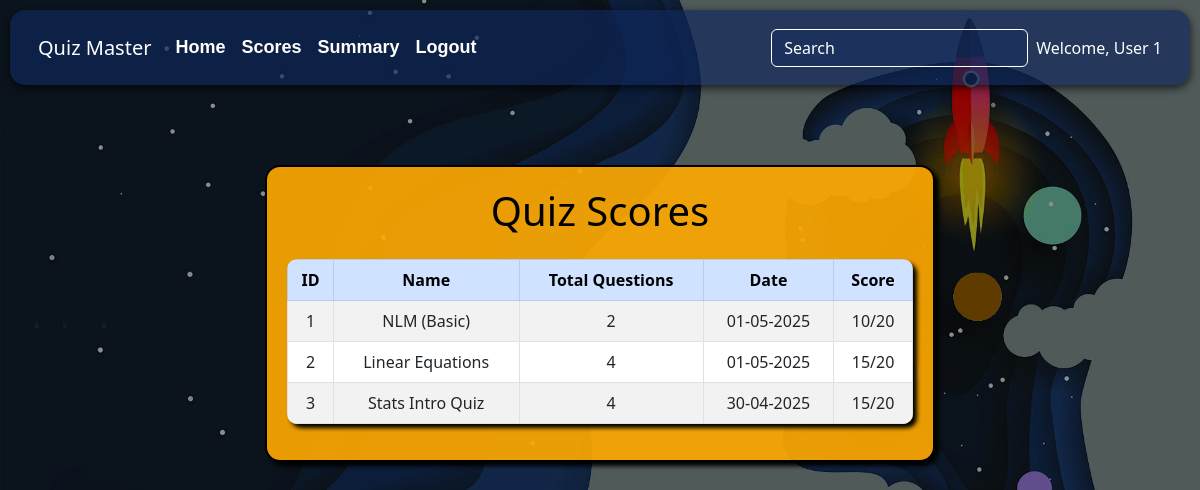
Page /user/scores (signed in) on the earlier database version.
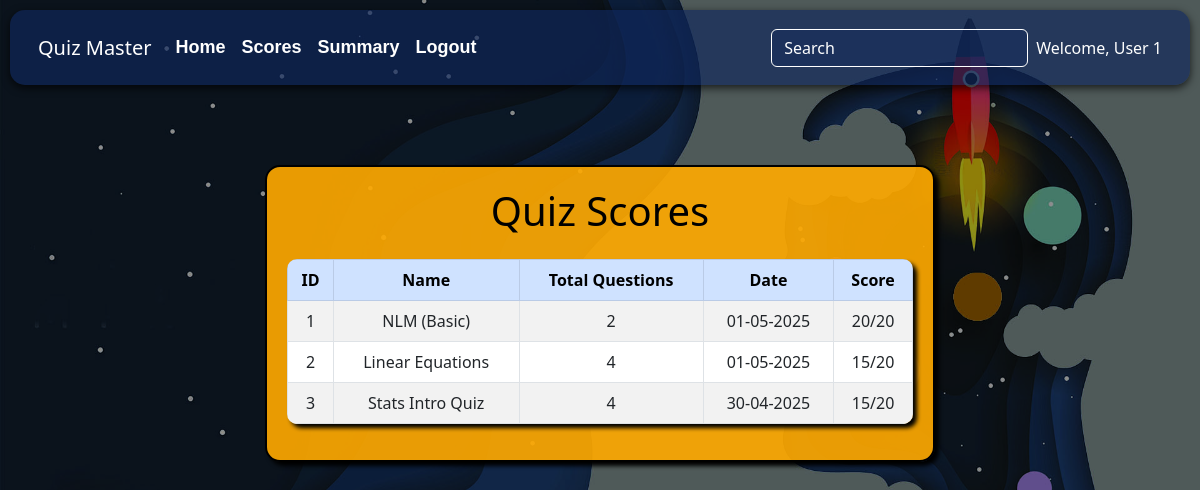
Same page on the later database version.
### models/models.py (models this page shows)
class User(db.Model, UserMixin):
    id = db.Column(db.Integer, primary_key=True)
    full_name = db.Column(db.String(100), nullable=False)
    email = db.Column(db.String(120), unique=True, nullable=False)
    password = db.Column(db.String(255), nullable=False)  # Ensure this field exists!
    qualification = db.Column(db.String(100))
    dob = db.Column(db.Date)

class Quiz(db.Model):
    id = db.Column(db.Integer, primary_key=True)
    name = db.Column(db.String(100), nullable=False)
    chapter_id = db.Column(db.Integer, db.ForeignKey('chapter.id'), nullable=False)
    chapter_name = db.Column(db.String(100), nullable=True)
    subject_name = db.Column(db.String(100), nullable=False)
    date_of_quiz = db.Column(db.DateTime, default=datetime.utcnow)
    time_duration = db.Column(db.String(10))  # Format: HH:MM
    remarks = db.Column(db.Text, nullable=True)
    total_ques = db.Column(db.Integer, nullable=True)
    total_marks = db.Column(db.Integer, nullable=True, default=0)

class Score(db.Model):
    id = db.Column(db.Integer, primary_key=True)
    quiz_id = db.Column(db.Integer, db.ForeignKey('quiz.id'), nullable=False)
    chapter_id = db.Column(db.Integer, nullable=False)
    user_id = db.Column(db.Integer, db.ForeignKey('user.id'), nullable=False)
    time_stamp_of_attempt = db.Column(db.DateTime, default=datetime.utcnow)
    total_scored = db.Column(db.Integer, nullable=False)

### controllers/user.py (the view)
@user_bp.route('/scores')
@login_required
def scores():
    user_id = session.get('user_id')
    quizzes=Quiz.query.all()
    scores=Score.query.all()
    user=User.query.get(user_id)
    return render_template('user/scores.html', scores=scores, quizzes =quizzes, user_id=user_id, user=user)

### controllers/auth.py (called while the page is built)
@login_manager.user_loader
def load_user(user_id):
    return User.query.get(int(user_id))

### templates/user/scores.html (shortened to what this page needs)
{% extends 'user/base.html' %}
{% block styles %}
    <link rel="stylesheet" href="{{ url_for('static', filename='css/user_dashboard.css') }}">
{% endblock %}
{% block content %}
    <div class="table-container">
        <h1 class="text-center mb-4">Quiz Scores</h1>
        <table class="table table-striped table-bordered text-center mt-3">
            <thead class="table-primary">
                <tr>
                    <th>ID</th>
                    <th>Name</th>
                    <th>Total Questions</th>
                    <th>Date</th>
                    <th>Score</th>
                </tr>
            </thead>
            <tbody>
                {% for quiz in quizzes %}
                {% for score in scores %}
                {% if score.quiz_id == quiz.id and score.user_id == user_id %}
                <tr>
                    <td>{{ quiz.id }}</td>
                    <td>{{ quiz.name }}</td>
                    <td>{{ quiz.total_ques }}</td>
                    <td>{{ quiz.date_of_quiz.strftime('%d-%m-%Y') }}</td>
                    <td>{{score.total_scored}}/{{quiz.total_marks}}</td>
                </tr>
                {% endif %}
                {% endfor %}
                {% endfor %}
            </tbody>
        </table>
    </div>
{% endblock %}

### templates/user/base.html (shortened to what this page needs)
<!DOCTYPE html>
<html lang="en">
<head>
    <link rel="stylesheet" href="https://cdn.jsdelivr.net/npm/bootstrap@5.3.0/dist/css/bootstrap.min.css">
    <link rel="stylesheet" href="{{ url_for('static', filename='css/base_user.css') }}">
    {% block styles %}{% endblock %}
</head>
<body>
    <nav class="navbar navbar-expand-lg navbar-light p-3">
        <div class="container-fluid">
            <a class="navbar-brand text-white" href="{{ url_for('home') }}">Quiz Master</a>
            <div class="collapse navbar-collapse" id="navbarNav">
                <ul class="navbar-nav me-auto">
                    {% if current_user.is_authenticated %}
                    <li class="nav-item"><a class="nav-link text-white" href="{{ url_for('user.dashboard') }}">Home</a></li>
                    <li class="nav-item"><a class="nav-link text-white" href="{{ url_for('user.scores') }}">Scores</a></li>
                    <li class="nav-item"><a class="nav-link text-white" href="{{ url_for('user.summary') }}">Summary</a></li>
                    <li class="nav-item"><a class="nav-link text-white" href="{{ url_for('user.logout') }}">Logout</a></li>
                    {% else %}
                    <li class="nav-item"><a class="nav-link text-white" href="{{ url_for('auth.login') }}">Login</a></li>
                    <li class="nav-item"><a class="nav-link text-white" href="{{ url_for('auth.register') }}">Register</a></li>
                    {% endif %}
                </ul>
                <div class="position-relative w-20">
                    <form class="d-flex">
                        <input class="form-control me-2" type="search" id="search-input"
                               placeholder="Search"
                               aria-label="Search" onkeyup="searchItems(event)">
                    </form>
                </div>
                <div>
                    Welcome, {{ current_user.full_name }}
                </div>
                </div>
            </div>
    </nav>
    <div class="container mt-5">
        {% block content %}{% endblock %}
    </div>
</body>
</html>

### static/css/base_user.css (style rules this page uses)
body { background-color: #ffffff; }
.navbar { border-radius: 15px; margin: 10px; color: white; background-color: #10285da8; box-shadow: 0px 3px 8px rgba(0, 0, 0, 0.7); }
.nav-item { font-size: 18px; font-weight: bold; font-family: Oswald, sans-serif; }
.form-control { background-color: #10285da8; }
#search-input::placeholder { color: white; }
#search-input { background-color: #10285d64; color: white; border: 1px solid white; }

### static/css/user_dashboard.css (style rules this page uses)
.table-container { background: #ffaa00e8; color: rgb(0, 0, 0); padding: 20px; border-radius: 15px; border: 2px solid #000; box-shadow: 4px 4px 4px rgb(0, 0, 0); width: 60%; align-items: center; margin-right: auto; margin-left: auto; margin-top: 80px; }
.table { border-radius: 10px; overflow: hidden; box-shadow: 4px 4px 4px rgb(0, 0, 0); }

Differences in the rows shown:
changed Score (number 1 of 3 on the later page): total_scored "10" → "20"
